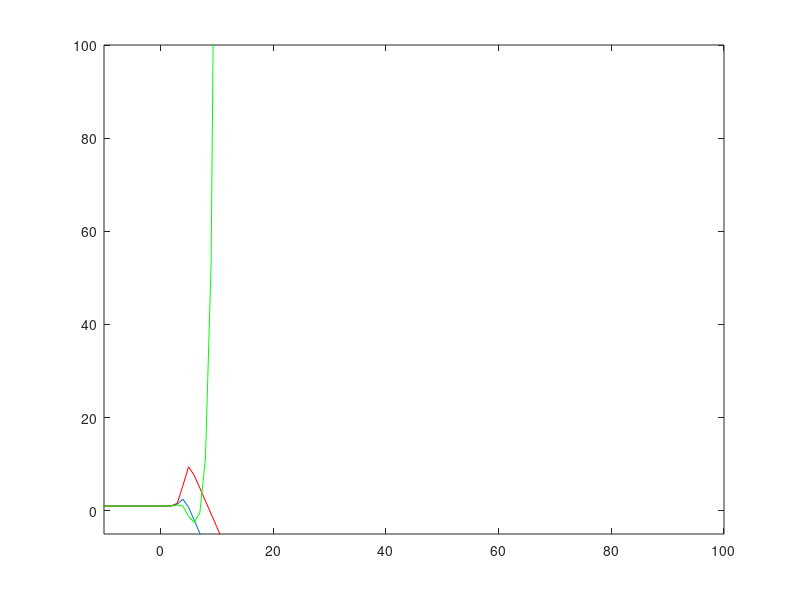

Reproduce this figure in MATLAB.
function foc_analysis
close all

p1  = -100:1:500;
p2  = [5.3457;5.3457];
pp = struct;
pp.p0 = 3.8891;
pp.alpha = 2.779;
pp.eta = 0.0009;
pp.gam = 0.004;
pp.nu  = 0.6;
pp.cj = 3.8891;
pp.M = 160;
deltav = 1e03*[1.127919864830376; -0.002800336000167;  -0.002800336000167];

i = 1;
y1  = zeros(i,size(p1,2));
y2  = zeros(i,size(p1,2));
y3  = zeros(i,size(p1,2));

for j=1:i;
    for in=1:size(p1,2)
        y1(j,in) = foc(p1(in),p2,pp,deltav(:,j),1);
        y2(j,in) = foc(p1(in),p2,pp,deltav(:,j),2);
        y3(j,in) = foc(p1(in),p2,pp,deltav(:,j),3);
    end
end

%xx = startval(3.8900,p2,pp,deltav(:,j));

figure(1)
plot(p1,y1(1,:));
hold on
plot(p1,y2(1,:),'r');
plot(p1,y3(1,:),'g');
axis([-10 100 -5 100]);

end

function f = foc(p1,p2,pp,deltav,h)

    p     = [p1;p2];
    alpha = pp.alpha;
    eta   = pp.eta;
    gam   = pp.gam;
    nu    = pp.nu;
    p0    = pp.p0;
    
    denom = 1+sum(exp(- alpha*(p-p0)));               
    s     = exp(- alpha*(p-p0))./denom;
    cj   = pp.cj;
    q    = pp.M*s;
    
    if h==1
        hq = eta;             % derivative of hazard function
    elseif h==2
        hq = gam./((1+gam*q).^2);
    else
        hq = eta*nu*(q.^(nu-1));
    end
    hqs = hq.*s;
    
    f     = 1 - alpha*((1-s(1))*(p1-cj) - hq(1)*deltav(1) + hqs'*deltav);
    
end

function z = startval(p1,p2,pp,deltav,h)

    p     = [p1;p2];
    alpha = pp.alpha;
    eta   = pp.eta;
    nu    = 1;
    p0    = pp.p0;
    
    denom = 1+sum(exp(- alpha*(p-p0)));               
    s     = exp(- alpha*(p-p0))./denom;
    cj   = pp.cj;
    q    = pp.M*s;

    q1    = eta*nu*q.^(nu-1);             % derivative of hazard function
    q2    = q1.*s;

    z     = cj+(q2'*deltav - 1/alpha)/(1-s(1));
    
end

